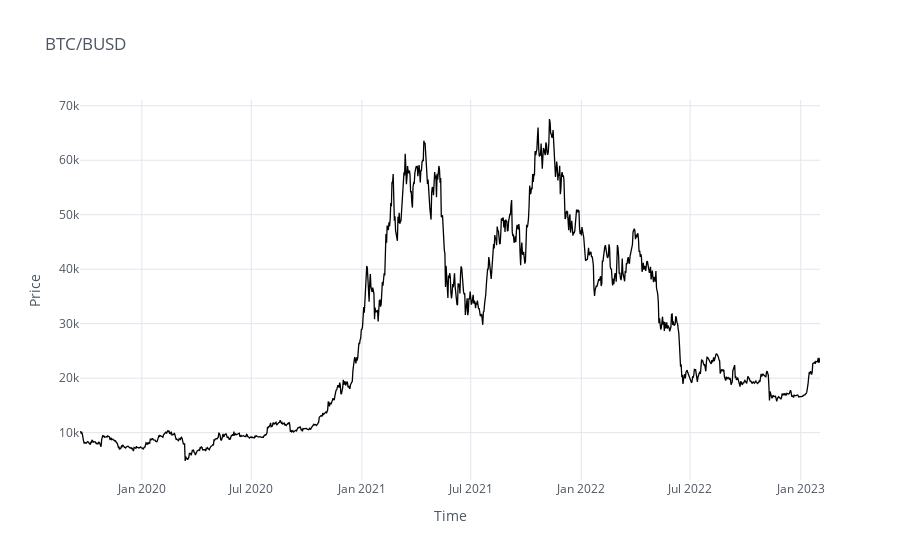
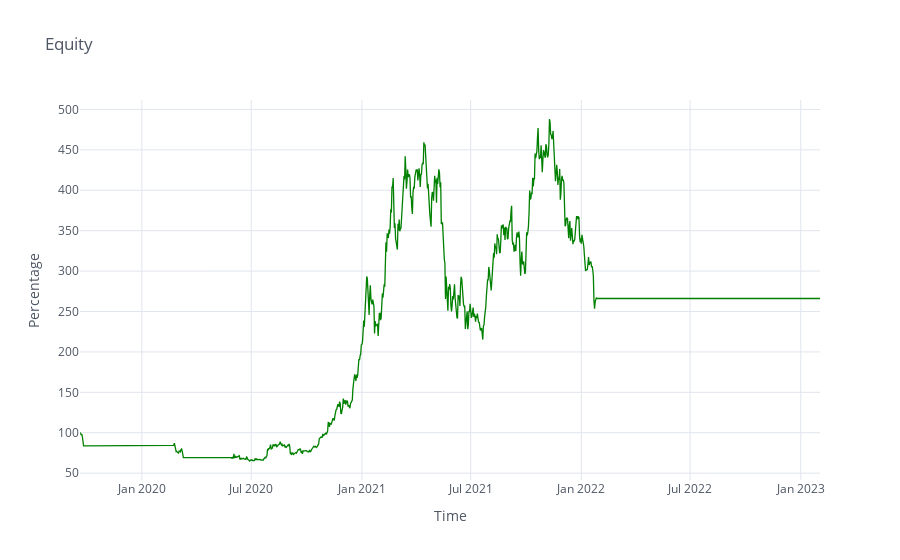

The code cell stored with these charts, in order, in its notebook:
### Code cell
# Interactive EQUITY visualization

cf.go_offline() # will make cufflinks offline
cf.set_config_file(offline = False, world_readable = True)
data.Close.iplot(kind = "line", color = "black", theme = "white", title = "BTC/BUSD", xTitle = "Time", yTitle = "Price")
data.Strategy_Equity.iplot(kind = "line", color = "green", theme = "white", title = "Equity", xTitle = "Time", yTitle = "Percentage")

### Figure 1 — Plotly figure (JSON) as saved in the notebook; plotly's stock layout.template omitted (floating-point values rounded to 4 significant figures; data arrays with more than 128 entries replaced by an {"elided": "..."} marker saying what was removed)
{"data": [{"line": {"color": "rgba(0, 0, 0, 1)", "dash": "solid", "shape": "linear", "width": 1.3}, "mode": "lines", "name": "Close", "text": "", "type": "scatter", "x": {"elided": "1232 str values"}, "y": {"elided": "1232 float values"}}], "layout": {"autosize": true, "legend": {"bgcolor": "#FFFFFF", "font": {"color": "#4D5663"}}, "paper_bgcolor": "#FFFFFF", "plot_bgcolor": "#FFFFFF", "title": {"font": {"color": "#4D5663"}, "text": "BTC/BUSD"}, "xaxis": {"autorange": true, "gridcolor": "#E1E5ED", "range": ["2019-09-20 02:00", "2023-02-02 01:00"], "showgrid": true, "tickfont": {"color": "#4D5663"}, "title": {"font": {"color": "#4D5663"}, "text": "Time"}, "type": "date", "zerolinecolor": "#E1E5ED"}, "yaxis": {"autorange": true, "gridcolor": "#E1E5ED", "range": [1313.0, 71060.0], "showgrid": true, "tickfont": {"color": "#4D5663"}, "title": {"font": {"color": "#4D5663"}, "text": "Price"}, "type": "linear", "zerolinecolor": "#E1E5ED"}}}

### Figure 2 — Plotly figure (JSON) as saved in the notebook; plotly's stock layout.template omitted (floating-point values rounded to 4 significant figures; data arrays with more than 128 entries replaced by an {"elided": "..."} marker saying what was removed)
{"data": [{"line": {"color": "rgba(0, 128, 0, 1.0)", "dash": "solid", "shape": "linear", "width": 1.3}, "mode": "lines", "name": "Strategy_Equity", "text": "", "type": "scatter", "x": {"elided": "1232 str values"}, "y": {"elided": "1232 float values"}}], "layout": {"autosize": true, "legend": {"bgcolor": "#FFFFFF", "font": {"color": "#4D5663"}}, "paper_bgcolor": "#FFFFFF", "plot_bgcolor": "#FFFFFF", "title": {"font": {"color": "#4D5663"}, "text": "Equity"}, "xaxis": {"autorange": true, "gridcolor": "#E1E5ED", "range": ["2019-09-20 02:00", "2023-02-02 01:00"], "showgrid": true, "tickfont": {"color": "#4D5663"}, "title": {"font": {"color": "#4D5663"}, "text": "Time"}, "type": "date", "zerolinecolor": "#E1E5ED"}, "yaxis": {"autorange": true, "gridcolor": "#E1E5ED", "range": [41.53, 511.7], "showgrid": true, "tickfont": {"color": "#4D5663"}, "title": {"font": {"color": "#4D5663"}, "text": "Percentage"}, "type": "linear", "zerolinecolor": "#E1E5ED"}}}
